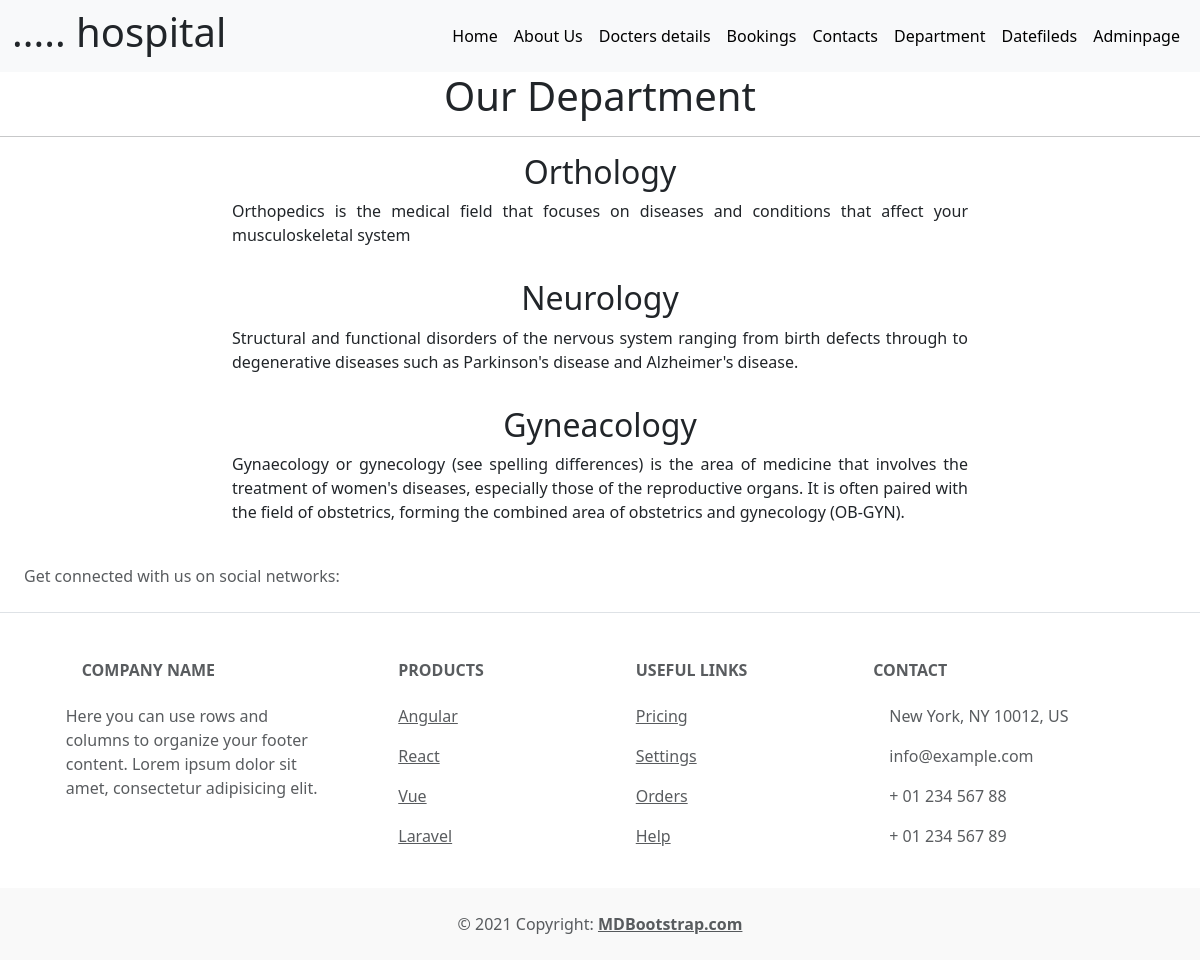
Screenshot of /department with the database file from the repository.
### new1/models.py (models this page shows, shortened)
class departmentss(models.Model):
    name=models.CharField(max_length=100)
    des=models.TextField()

### new1/views.py (the view)
# urls.py: path('department',views.department,name="department"),
def department(request):
    dicts={'data':departmentss.objects.all()}
    return render(request,'department.html',dicts)

### templates/department.html
{% extends 'index.html'%}
{% block content %}
<h1 style="text-align:center">Our Department</h1>
<hr>
{% for value in data %}
<div style="text-align:justify">
<div class="container">
    <div class="row mt-3" >
       <div class="col-md-2">
       </div>
        <div class="col-md-8">
          <h2  style="text-align:center">{{value.name}}</h2>
            <content te>
            <p>{{value.des}}</p>
                </content>
        </div>
        <div class="col-md-2">
        </div>
    </div>
</div>
    </div>
{% endfor %}
{% endblock %}

### templates/index.html (shortened to what this page needs)
<!DOCTYPE html>
<html lang="en">
<head>
    <link href="https://cdn.jsdelivr.net/npm/bootstrap@5.3.0-alpha3/dist/css/bootstrap.min.css" rel="stylesheet">
</head>
<body>
<header>
<nav class="navbar navbar-expand-lg bg-body-tertiary">
  <div class="container-fluid">
      <h1>..... hospital</h1>
       <ul class="navbar-nav ml-auto">
    <div class="collapse navbar-collapse" id="navbarNavAltMarkup">
      <div class="navbar-nav">
          <a class="nav-link active" aria-current="page"  href="{%url 'home'%}">Home</a>
          <a class="nav-link active" href="{% url 'about'%}">About Us</a>
        <a class="nav-link active" href="{% url 'team'%}">Docters details</a>
        <a class="nav-link active" href="{% url 'Booking'%}">Bookings</a>
        <a class="nav-link active" href="{% url 'Contact' %}">Contacts</a>
        <a class="nav-link active" href="{% url 'department' %}">Department</a>
        <a class="nav-link active" href="{% url 'dates' %}">Datefileds</a>
        <a class="nav-link active" href="{% url 'admin:index' %}">Adminpage</a>
       </ul>
      </div>
</nav>
</header>
{% block content %}
{% endblock %}
<footer class="text-center text-lg-start bg-white text-muted">
  <section class="d-flex justify-content-center justify-content-lg-between p-4 border-bottom">
    <div class="me-5 d-none d-lg-block">
      <span>Get connected with us on social networks:</span>
    </div>
    <div>
    </div>
  </section>
  <section class="">
    <div class="container text-center text-md-start mt-5">
      <div class="row mt-3">
        <div class="col-md-3 col-lg-4 col-xl-3 mx-auto mb-4">
          <h6 class="text-uppercase fw-bold mb-4">
            Company name
          </h6>
          <p>
            Here you can use rows and columns to organize your footer content. Lorem ipsum
            dolor sit amet, consectetur adipisicing elit.
          </p>
        </div>
        <div class="col-md-2 col-lg-2 col-xl-2 mx-auto mb-4">
          <h6 class="text-uppercase fw-bold mb-4">
            Products
          </h6>
          <p>
            <a href="#!" class="text-reset">Angular</a>
          </p>
          <p>
            <a href="#!" class="text-reset">React</a>
          </p>
          <p>
            <a href="#!" class="text-reset">Vue</a>
          </p>
          <p>
            <a href="#!" class="text-reset">Laravel</a>
          </p>
        </div>
        <div class="col-md-3 col-lg-2 col-xl-2 mx-auto mb-4">
          <h6 class="text-uppercase fw-bold mb-4">
            Useful links
          </h6>
          <p>
            <a href="#!" class="text-reset">Pricing</a>
          </p>
          <p>
            <a href="#!" class="text-reset">Settings</a>
          </p>
          <p>
            <a href="#!" class="text-reset">Orders</a>
          </p>
          <p>
            <a href="#!" class="text-reset">Help</a>
          </p>
        </div>
        <div class="col-md-4 col-lg-3 col-xl-3 mx-auto mb-md-0 mb-4">
          <h6 class="text-uppercase fw-bold mb-4">Contact</h6>
          <p> New York, NY 10012, US</p>
          <p>
            info@example.com
          </p>
          <p> + 01 234 567 88</p>
          <p> + 01 234 567 89</p>
        </div>
      </div>
    </div>
  </section>
  <div class="text-center p-4" style="background-color: rgba(0, 0, 0, 0.025);">
    © 2021 Copyright:
    <a class="text-reset fw-bold" href="https://mdbootstrap.com/">MDBootstrap.com</a>
  </div>
</footer>
</body>
</html>

### rows the page displays
departmentss: name "Orthology", des "Orthopedics is the medical field that focuses on diseases and conditions that affect your musculoskeletal system"
departmentss: name "Neurology", des "Structural and functional disorders of the nervous system ranging from birth defects through to degenerative diseases such as Parkinson's disease and Alzheimer's disease."
departmentss: name "Gyneacology", des "Gynaecology or gynecology (see spelling differences) is the area of medicine that involves the treatment of women's diseases, especially those of the reproductive organs. It is often paired with the field of obstetrics, forming the combined area of obstetrics and gynecology (OB-GYN)."
